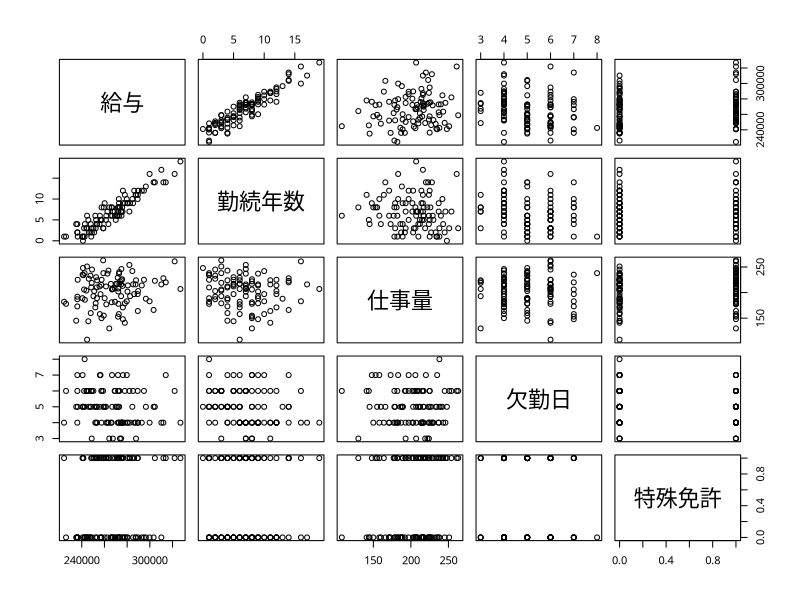

Source code (R):
#問1 給与データ読み込み、全変数の散布図作成
d<-read.csv("new.salary.csv")
head(d)
str(d)
#Xの削除
df<-d[,-1]
#散布図の作成
par(family="Osaka")
plot(df)

#問2 重回帰分析（全変数投入）
LM4 <- lm(給与~., data=df)
summary(LM4)

#問3 欠勤日だけP値が大きく検定を通過しない

#問4 欠勤日を抜いた式
LM.abs.out <- lm(給与~勤続年数+仕事量+特殊免許,data=df)
summary(LM.abs.out)
#ステップワイズ減少法による最適化
library(MASS)
LM4.aic <- stepAIC(LM4)
summary(LM4.aic)


#問7

